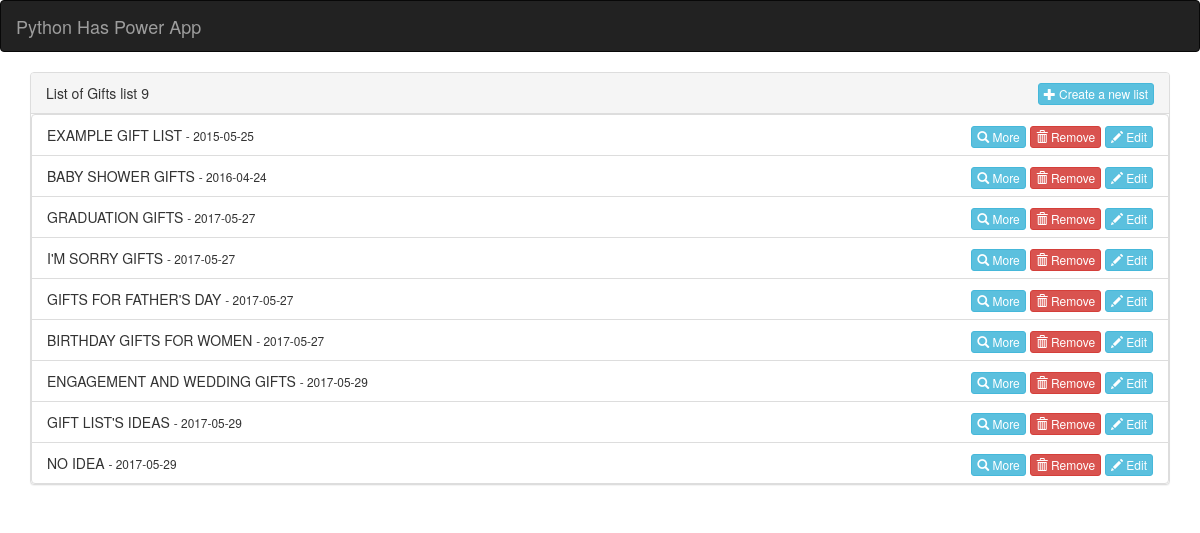
/gift_list_by_func_view/, run on an earlier commit of the app's database.
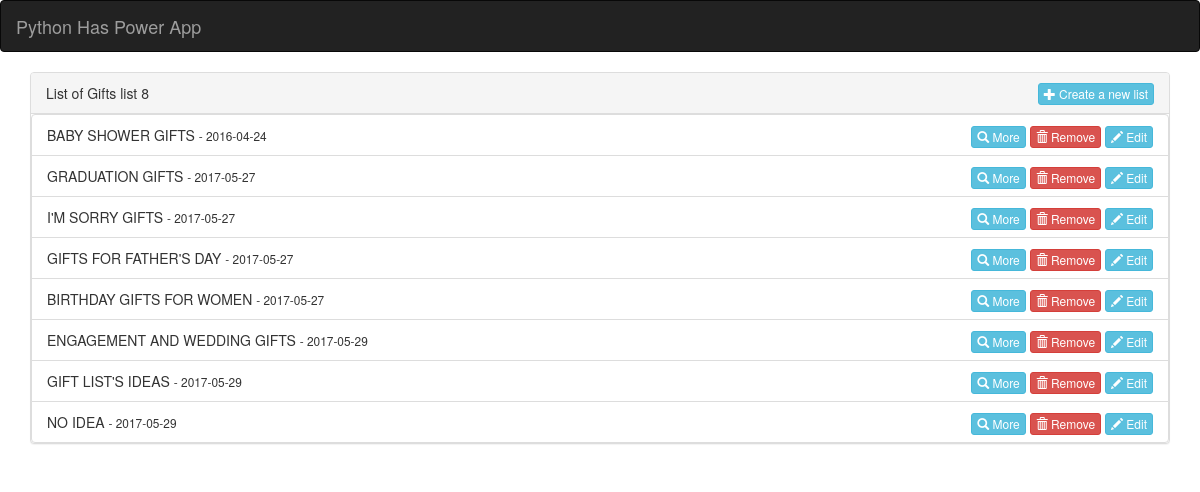
And on a later commit of the database.
### example/models.py (models this page shows, shortened)
class GiftList(models.Model):
    name = models.CharField(max_length=64)
    created_on = models.DateTimeField(auto_now_add=True)
    modified = models.DateTimeField(default=datetime.now)

### example/views.py (the view)
# urls.py: url(r'^gift_list_by_func_view/$', example_views.simple_list_view),
def simple_list_view(request):
    gfl_entries = GiftList.objects.all()
    return render(
        request,
        'example/list.html',
        {'gfl_entries': gfl_entries}
    )

### example/templates/example/list.html
{% extends 'example/index.html' %}
{% block content %}
    <div class="panel panel-default">
        <div class="panel-heading">
            List of Gifts list {{ gfl_entries|length }}
            <div class="pull-right">
                <a  href="{% url 'add_gfl' %}" class="btn btn-info btn-xs">
                    <span class="glyphicon glyphicon-plus" aria-hidden="true"></span> Create a new list
                </a>
            </div>
        </div>
        <div class="panel-body" style="padding: 0; margin: 0">
             <ul class="list-group" style="margin: 0">
                {% for gfl in gfl_entries %}
                    <li class="list-group-item">
                        {{ gfl.name|upper }} <small>- {{ gfl.modified|date:'Y-m-d' }}</small>
                        <div class="pull-right">
                            <a  href="{% url 'gift_gfl' gfl.id %}" class="btn btn-info btn-xs"><span class="glyphicon glyphicon-search" aria-hidden="true"></span> More</a>
                            <a href="{% url 'remove_gfl' gfl.id %}" class="btn btn-danger btn-xs"><span class="glyphicon glyphicon-trash" aria-hidden="true"></span> Remove</a>
                            <a href="{% url 'edit_gfl' gfl.id %}" class="btn btn-info btn-xs"><span class="glyphicon glyphicon-pencil" aria-hidden="true"></span> Edit</a>
                        </div>
                    </li>
                {% endfor %}
            </ul>
        </div>
    </div>
{% endblock %}

### example/templates/example/index.html (shortened to what this page needs)
{% load bootstrap3 %}
{% bootstrap_css %}
{% include 'example/header.html' %}
<div class="wrapper">
    <div class="container">
        {% block content %}{% endblock %}
    </div>
</div>

### example/templates/example/header.html
<nav class="navbar navbar-inverse">
  <div class="container-fluid">
    <div class="navbar-header">
        <a href="{% url 'list_gfl' %}" class="navbar-brand">Python Has Power App</a>
    </div>
  </div>
</nav>

What changed in the data, as far as the page shows it:
removed GiftList: name "EXAMPLE GIFT LIST", modified "2015-05-25"
Also different on the page:
{{ gfl_entries|length }}: "9" → "8"
